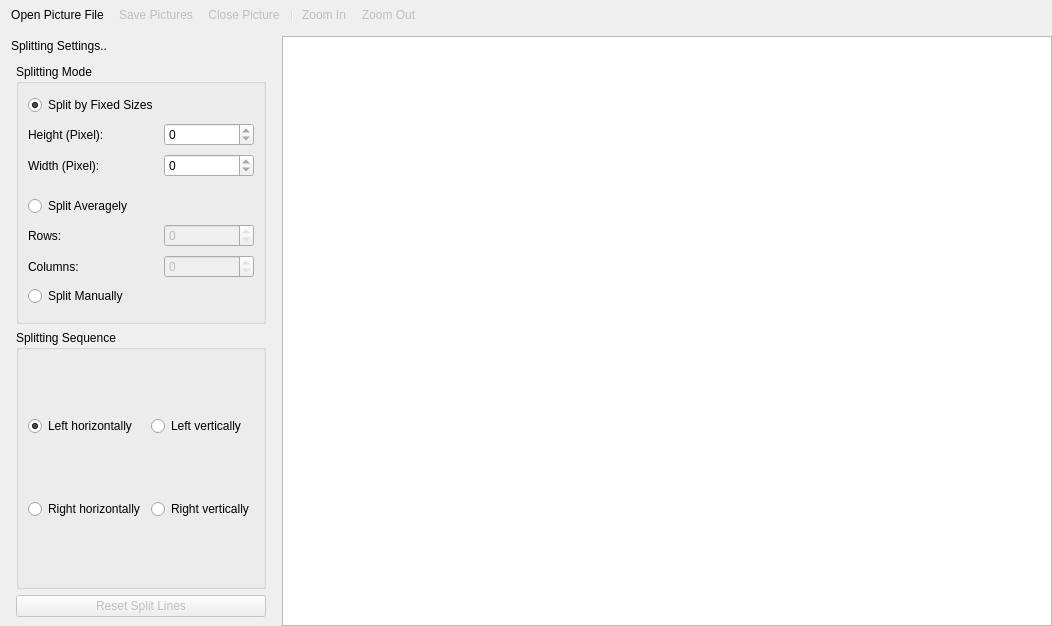
<?xml version="1.0" encoding="UTF-8"?>
<ui version="4.0">
 <class>SingleWidget</class>
 <widget class="QWidget" name="SingleWidget">
  <property name="geometry">
   <rect>
    <x>0</x>
    <y>0</y>
    <width>1052</width>
    <height>626</height>
   </rect>
  </property>
  <property name="windowTitle">
   <string>Form</string>
  </property>
  <layout class="QGridLayout" name="gridLayout_3">
   <property name="leftMargin">
    <number>0</number>
   </property>
   <property name="topMargin">
    <number>0</number>
   </property>
   <property name="rightMargin">
    <number>0</number>
   </property>
   <property name="bottomMargin">
    <number>0</number>
   </property>
   <property name="spacing">
    <number>7</number>
   </property>
   <item row="1" column="1">
    <widget class="QDockWidget" name="dkOptions">
     <property name="sizePolicy">
      <sizepolicy hsizetype="Preferred" vsizetype="Preferred">
       <horstretch>0</horstretch>
       <verstretch>1</verstretch>
      </sizepolicy>
     </property>
     <property name="features">
      <set>QDockWidget::DockWidgetFeature::NoDockWidgetFeatures</set>
     </property>
     <property name="windowTitle">
      <string>Splitting Settings..</string>
     </property>
     <widget class="QWidget" name="dkcOptions">
      <property name="sizePolicy">
       <sizepolicy hsizetype="Preferred" vsizetype="Preferred">
        <horstretch>0</horstretch>
        <verstretch>1</verstretch>
       </sizepolicy>
      </property>
      <layout class="QVBoxLayout" name="verticalLayout">
       <item>
        <widget class="QGroupBox" name="gbxSplitMode">
         <property name="title">
          <string>Splitting Mode</string>
         </property>
         <layout class="QGridLayout" name="gridLayout">
          <item row="2" column="0">
           <widget class="QLabel" name="label_2">
            <property name="text">
             <string>Width (Pixel):</string>
            </property>
           </widget>
          </item>
          <item row="4" column="0">
           <widget class="QRadioButton" name="rbtnAver">
            <property name="text">
             <string>Split Averagely</string>
            </property>
           </widget>
          </item>
          <item row="2" column="1">
           <widget class="QSpinBox" name="sbxWidth">
            <property name="maximum">
             <number>0</number>
            </property>
           </widget>
          </item>
          <item row="7" column="0">
           <widget class="QRadioButton" name="rbtnManual">
            <property name="text">
             <string>Split Manually</string>
            </property>
           </widget>
          </item>
          <item row="0" column="0">
           <widget class="QRadioButton" name="rbtnSize">
            <property name="text">
             <string>Split by Fixed Sizes</string>
            </property>
            <property name="checked">
             <bool>true</bool>
            </property>
           </widget>
          </item>
          <item row="6" column="1">
           <widget class="QSpinBox" name="sbxCols">
            <property name="enabled">
             <bool>false</bool>
            </property>
            <property name="maximum">
             <number>0</number>
            </property>
           </widget>
          </item>
          <item row="3" column="0" colspan="2">
           <widget class="Line" name="line">
            <property name="sizePolicy">
             <sizepolicy hsizetype="Maximum" vsizetype="Fixed">
              <horstretch>1</horstretch>
              <verstretch>0</verstretch>
             </sizepolicy>
            </property>
            <property name="orientation">
             <enum>Qt::Orientation::Horizontal</enum>
            </property>
           </widget>
          </item>
          <item row="1" column="1">
           <widget class="QSpinBox" name="sbxHeight">
            <property name="maximum">
             <number>0</number>
            </property>
           </widget>
          </item>
          <item row="5" column="1">
           <widget class="QSpinBox" name="sbxRows">
            <property name="enabled">
             <bool>false</bool>
            </property>
            <property name="maximum">
             <number>0</number>
            </property>
           </widget>
          </item>
          <item row="6" column="0">
           <widget class="QLabel" name="label_4">
            <property name="text">
             <string>Columns:</string>
            </property>
           </widget>
          </item>
          <item row="5" column="0">
           <widget class="QLabel" name="label_3">
            <property name="text">
             <string>Rows:</string>
            </property>
           </widget>
          </item>
          <item row="1" column="0">
           <widget class="QLabel" name="label">
            <property name="text">
             <string>Height (Pixel):</string>
            </property>
           </widget>
          </item>
         </layout>
        </widget>
       </item>
       <item>
        <widget class="QGroupBox" name="gbxSplitSeq">
         <property name="title">
          <string>Splitting Sequence</string>
         </property>
         <layout class="QGridLayout" name="gridLayout_2">
          <item row="1" column="0">
           <widget class="QRadioButton" name="rbtnHoriRight">
            <property name="text">
             <string>Right horizontally</string>
            </property>
           </widget>
          </item>
          <item row="0" column="0">
           <widget class="QRadioButton" name="rbtnHoriLeft">
            <property name="text">
             <string>Left horizontally</string>
            </property>
            <property name="checked">
             <bool>true</bool>
            </property>
           </widget>
          </item>
          <item row="1" column="1">
           <widget class="QRadioButton" name="rbtnVertRight">
            <property name="text">
             <string>Right vertically</string>
            </property>
           </widget>
          </item>
          <item row="0" column="1">
           <widget class="QRadioButton" name="rbtnVertLeft">
            <property name="text">
             <string>Left vertically</string>
            </property>
           </widget>
          </item>
         </layout>
        </widget>
       </item>
       <item>
        <widget class="QPushButton" name="btnReset">
         <property name="enabled">
          <bool>false</bool>
         </property>
         <property name="text">
          <string>Reset Split Lines</string>
         </property>
        </widget>
       </item>
      </layout>
     </widget>
    </widget>
   </item>
   <item row="1" column="2">
    <widget class="GraphicsView" name="graphicsView">
     <property name="sizePolicy">
      <sizepolicy hsizetype="Expanding" vsizetype="Expanding">
       <horstretch>1</horstretch>
       <verstretch>1</verstretch>
      </sizepolicy>
     </property>
    </widget>
   </item>
   <item row="0" column="0" colspan="3">
    <widget class="QToolBar" name="toolBar">
     <property name="windowTitle">
      <string>toolBar</string>
     </property>
     <property name="movable">
      <bool>false</bool>
     </property>
     <property name="toolButtonStyle">
      <enum>Qt::ToolButtonStyle::ToolButtonTextUnderIcon</enum>
     </property>
     <property name="floatable">
      <bool>false</bool>
     </property>
     <addaction name="actionOpen"/>
     <addaction name="actionSave"/>
     <addaction name="actionClosePicture"/>
     <addaction name="separator"/>
     <addaction name="actionZoomIn"/>
     <addaction name="actionZoomOut"/>
    </widget>
   </item>
  </layout>
  <action name="actionOpen">
   <property name="icon">
    <iconset resource="../resources/fps.qrc">
     <normaloff>:/controls/controls/24x24/image_add.svg</normaloff>:/controls/controls/24x24/image_add.svg</iconset>
   </property>
   <property name="text">
    <string>Open Picture File</string>
   </property>
   <property name="toolTip">
    <string>&lt;html&gt;&lt;head/&gt;&lt;body&gt;&lt;p&gt;Open a picture file to split.&lt;/p&gt;&lt;/body&gt;&lt;/html&gt;</string>
   </property>
   <property name="shortcut">
    <string>Ctrl+O</string>
   </property>
  </action>
  <action name="actionSave">
   <property name="enabled">
    <bool>false</bool>
   </property>
   <property name="icon">
    <iconset resource="../resources/fps.qrc">
     <normaloff>:/controls/controls/24x24/save.svg</normaloff>:/controls/controls/24x24/save.svg</iconset>
   </property>
   <property name="text">
    <string>Save Pictures</string>
   </property>
   <property name="toolTip">
    <string>&lt;html&gt;&lt;head/&gt;&lt;body&gt;&lt;p&gt;Save the splitted pictures.&lt;/p&gt;&lt;/body&gt;&lt;/html&gt;</string>
   </property>
   <property name="shortcut">
    <string>Ctrl+S</string>
   </property>
  </action>
  <action name="actionZoomIn">
   <property name="enabled">
    <bool>false</bool>
   </property>
   <property name="icon">
    <iconset resource="../resources/fps.qrc">
     <normaloff>:/controls/controls/24x24/zoom_in.svg</normaloff>:/controls/controls/24x24/zoom_in.svg</iconset>
   </property>
   <property name="text">
    <string>Zoom &amp;In</string>
   </property>
   <property name="toolTip">
    <string>&lt;html&gt;&lt;head/&gt;&lt;body&gt;&lt;p&gt;Zoom the picture showed in.&lt;/p&gt;&lt;/body&gt;&lt;/html&gt;</string>
   </property>
   <property name="shortcut">
    <string>Ctrl+Alt+I</string>
   </property>
  </action>
  <action name="actionZoomOut">
   <property name="enabled">
    <bool>false</bool>
   </property>
   <property name="icon">
    <iconset resource="../resources/fps.qrc">
     <normaloff>:/controls/controls/24x24/zoom_out.svg</normaloff>:/controls/controls/24x24/zoom_out.svg</iconset>
   </property>
   <property name="text">
    <string>Zoom &amp;Out</string>
   </property>
   <property name="toolTip">
    <string>&lt;html&gt;&lt;head/&gt;&lt;body&gt;&lt;p&gt;Zoom the picture showed out.&lt;/p&gt;&lt;/body&gt;&lt;/html&gt;</string>
   </property>
   <property name="shortcut">
    <string>Ctrl+Alt+O</string>
   </property>
  </action>
  <action name="actionClosePicture">
   <property name="enabled">
    <bool>false</bool>
   </property>
   <property name="icon">
    <iconset resource="../resources/fps.qrc">
     <normaloff>:/windowBar/windowBar/close-light.svg</normaloff>:/windowBar/windowBar/close-light.svg</iconset>
   </property>
   <property name="text">
    <string>Close Picture</string>
   </property>
   <property name="toolTip">
    <string>&lt;html&gt;&lt;head/&gt;&lt;body&gt;&lt;p&gt;Close the current picture opened.&lt;/p&gt;&lt;/body&gt;&lt;/html&gt;</string>
   </property>
   <property name="menuRole">
    <enum>QAction::MenuRole::NoRole</enum>
   </property>
  </action>
 </widget>
 <customwidgets>
  <customwidget>
   <class>GraphicsView</class>
   <extends>QGraphicsView</extends>
   <header>graphicsview.h</header>
  </customwidget>
 </customwidgets>
 <resources>
  <include location="../resources/fps.qrc"/>
 </resources>
 <connections/>
</ui>
